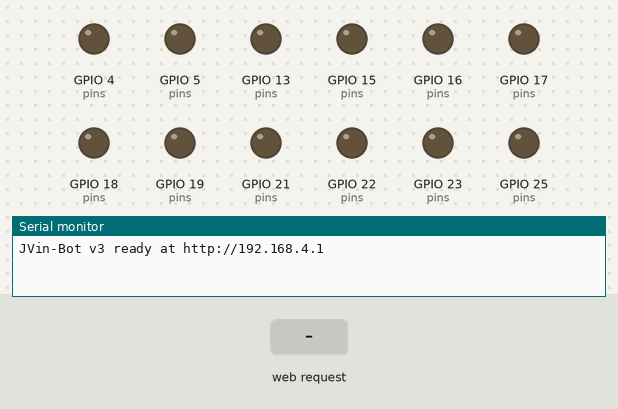
The sketch below on a simulated ESP32. Parts: output pins drawn as LEDs (lit = HIGH), the last lines printed to the serial monitor. Inputs (shaded band) come from the test bench.

Above: at 1.2 s.
1.3 s: HTTP request GET /joy?l=1 received
At 1.5 s:
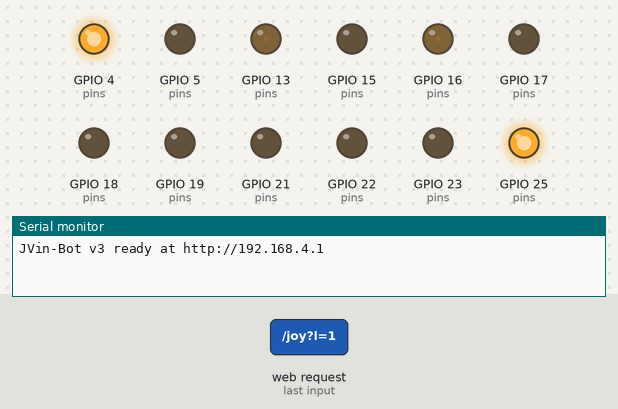
3.2 s: HTTP request GET /joy?l=120 received
At 3.4 s:
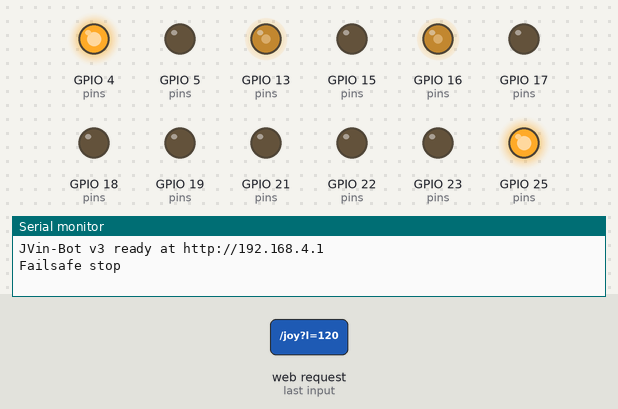
5.1 s: HTTP request GET /joy?r=1 received
At 5.3 s:
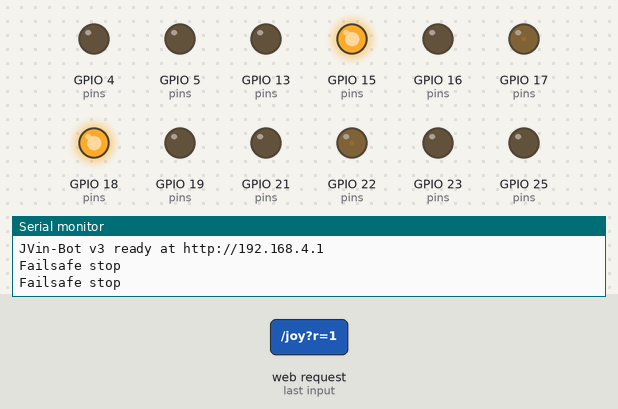
7.0 s: HTTP request GET /joy?r=120 received
At 7.2 s:
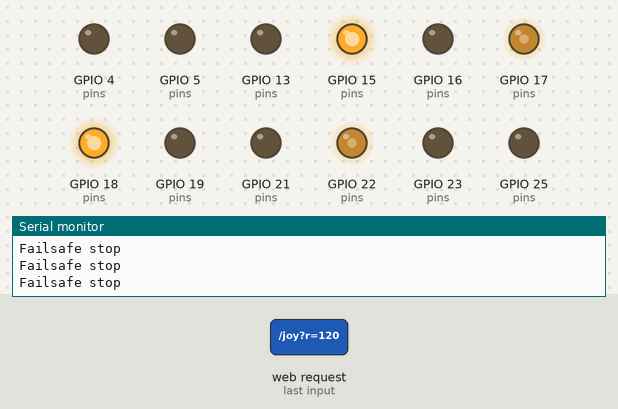
8.9 s: HTTP request GET /joy?l=1&r=1 received
At 9.1 s:
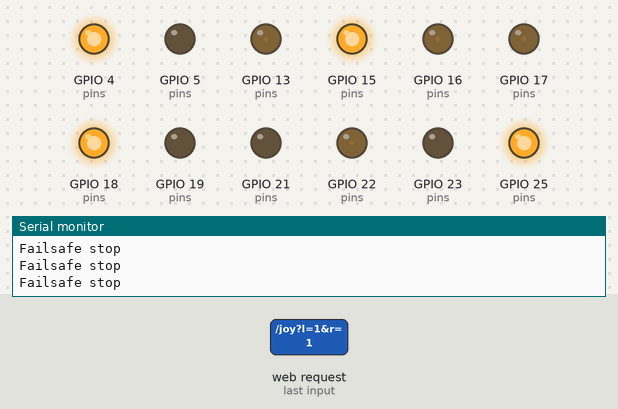
10.8 s: HTTP request GET /joy?l=120&r=120 received
At 11.0 s:
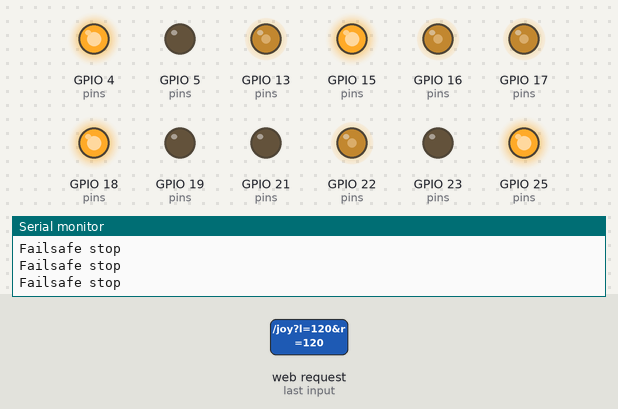
Timing chart, 0 to 13.7 s (numbered marks = the images above; inputs shaded):
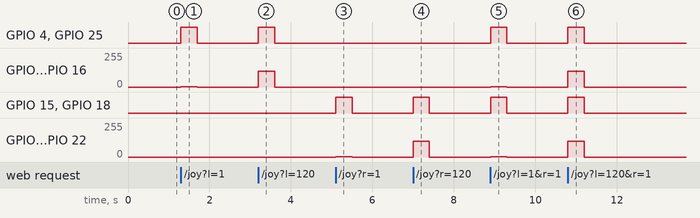

Measured:
- after the input at 1.3 s, GPIO 4 (pins), GPIO 25 (pins): LOW → HIGH at once, → LOW 0.40 s later; GPIO 13 (pins), GPIO 16 (pins): 0/255 → 1/255 at once, → 0/255 0.40 s later
- after the input at 3.2 s, GPIO 4 (pins), GPIO 25 (pins): LOW → HIGH at once, → LOW 0.40 s later; GPIO 13 (pins), GPIO 16 (pins): 0/255 → 120/255 at once, → 0/255 0.40 s later
- after the input at 5.1 s, GPIO 15 (pins), GPIO 18 (pins): LOW → HIGH at once, → LOW 0.40 s later; GPIO 17 (pins), GPIO 22 (pins): 0/255 → 1/255 at once, → 0/255 0.40 s later
- after the input at 7.0 s, GPIO 15 (pins), GPIO 18 (pins): LOW → HIGH at once, → LOW 0.40 s later; GPIO 17 (pins), GPIO 22 (pins): 0/255 → 120/255 at once, → 0/255 0.40 s later
- after the input at 8.9 s, GPIO 4 (pins), GPIO 15 (pins), GPIO 18 (pins), GPIO 25 (pins): LOW → HIGH at once, → LOW 0.40 s later; GPIO 13 (pins), GPIO 16 (pins), GPIO 17 (pins), GPIO 22 (pins): 0/255 → 1/255 at once, → 0/255 0.40 s later
- after the input at 10.8 s, GPIO 4 (pins), GPIO 15 (pins), GPIO 18 (pins), GPIO 25 (pins): LOW → HIGH at once, → LOW 0.40 s later; GPIO 13 (pins), GPIO 16 (pins), GPIO 17 (pins), GPIO 22 (pins): 0/255 → 120/255 at once, → 0/255 0.40 s later

The sketch:

JVinBot_v3.ino
```cpp
/*
 * JVin-Bot Controller v3 (Vintech Africa)
 * ESP32, 4WD on two L298N boards, own Wi-Fi access point.
 *
 * Manual control only. Same pins and HTTP API as v2, so the JVin Drive app
 * works with either version.
 *
 *   Wi-Fi:  JVin-Bot   password vintech254   page http://192.168.4.1
 *   Board:  ESP32 Arduino core 3.x (needed for analogWrite). No extra libraries.
 *
 * HTTP API
 *   GET /joy?l=-255..255&r=-255..255   set left and right speed
 *   GET /stop                          stop now
 *   GET /ping                          returns OK
 *
 * Failsafe: motors stop if no /joy arrives for 400 ms (Wi-Fi drop, app closed,
 * phone locked). The car never moves again until a new /joy command arrives.
 *
 * Note: GPIO 5 and 15 are boot strapping pins. If uploads fail, unplug the
 * L298N wires on those pins while flashing.
 */

#include <WiFi.h>
#include <WebServer.h>

// Front driver
#define IN1 25
#define IN2 23
#define IN3 15
#define IN4 21
#define ENA 16
#define ENB 17
// Rear driver
#define IN1B 4
#define IN2B 5
#define IN3B 18
#define IN4B 19
#define ENAB 13
#define ENBB 22

const char* AP_SSID = "JVin-Bot";
const char* AP_PASS = "vintech254";
const unsigned long FAILSAFE_MS = 400;

WebServer server(80);
unsigned long lastCmd = 0;
bool moving = false;

// ---------------------------------------------------------------- motors

void side(int en, int a, int b, int enB, int aB, int bB, int spd) {
  spd = constrain(spd, -255, 255);
  bool fwd = spd > 0;
  bool rev = spd < 0;
  int pwm = abs(spd);
  digitalWrite(a, fwd);  digitalWrite(b, rev);
  digitalWrite(aB, fwd); digitalWrite(bB, rev);
  analogWrite(en, pwm);
  analogWrite(enB, pwm);
}

void setMotors(int l, int r) {
  side(ENA, IN1, IN2, ENAB, IN1B, IN2B, l);   // left: front + rear
  side(ENB, IN3, IN4, ENBB, IN3B, IN4B, r);   // right: front + rear
  moving = (l != 0 || r != 0);
}

void stopAll() {
  setMotors(0, 0);
}

// ---------------------------------------------------------------- web page

const char PAGE[] PROGMEM = R"HTML(<!doctype html>
<html><head><meta charset="utf-8">
<meta name="viewport" content="width=device-width,initial-scale=1,maximum-scale=1,user-scalable=no">
<title>JVin-Bot</title>
<style>
*{box-sizing:border-box;margin:0;padding:0;user-select:none;-webkit-user-select:none}
body{background:#000;color:#fff;font-family:system-ui,Arial;height:100vh;display:flex;flex-direction:column;align-items:center;justify-content:space-between;padding:16px;overflow:hidden}
.top{display:flex;gap:8px;width:100%;justify-content:space-between;align-items:center}
.brand{font-weight:700;letter-spacing:1px}
.pill{padding:5px 12px;border-radius:14px;font-size:13px;font-weight:700;background:#2c2c2e}
.ok{background:#30d158}.bad{background:#ff453a}
#pad{width:min(78vw,340px);height:min(78vw,340px);border-radius:50%;background:#1c1c1e;border:2px solid #00c8ff;position:relative;touch-action:none}
#knob{width:34%;height:34%;border-radius:50%;background:#00c8ff;position:absolute;left:33%;top:33%}
.row{display:flex;gap:8px}
button{border:0;border-radius:14px;padding:10px 16px;font-weight:700;color:#fff;background:#2c2c2e;font-size:14px}
.stop{background:#ff453a}
.sub{color:#8e8e93;font-size:13px}
</style></head><body>
<div class="top"><div class="brand">JVin-Bot</div><div id="link" class="pill">Connecting</div></div>
<div id="pad"><div id="knob"></div></div>
<div class="sub" id="lr">L 0 · R 0</div>
<div class="row">
<button id="s40">40%</button><button id="s70">70%</button><button id="s100">100%</button>
<button class="stop" id="stop">STOP</button>
</div>
<script>
const pad=document.getElementById('pad'),knob=document.getElementById('knob'),link=document.getElementById('link'),lr=document.getElementById('lr');
let L=0,R=0,active=false,timer=null,speed=0.4,lastOk=0;
function setLink(ok){link.textContent=ok?'Connected':'LINK LOST';link.className='pill '+(ok?'ok':'bad');}
function get(u){return fetch(u,{cache:'no-store'}).then(r=>{lastOk=Date.now();setLink(true);return r;}).catch(()=>setLink(false));}
function move(x,y){
  const b=pad.getBoundingClientRect(),cx=b.left+b.width/2,cy=b.top+b.height/2,rad=b.width*0.33;
  let dx=(x-cx)/rad,dy=(y-cy)/rad,d=Math.hypot(dx,dy);if(d>1){dx/=d;dy/=d;}
  knob.style.left=(33+dx*33)+'%';knob.style.top=(33+dy*33)+'%';
  const f=-dy,t=dx;let l=f+t,r=f-t;const m=Math.max(1,Math.abs(l),Math.abs(r));
  L=Math.round(l/m*255*speed);R=Math.round(r/m*255*speed);lr.textContent='L '+L+' · R '+R;
}
function start(e){e.preventDefault();active=true;const p=e.touches?e.touches[0]:e;move(p.clientX,p.clientY);
  if(!timer)timer=setInterval(()=>{if(active)get('/joy?l='+L+'&r='+R);},80);}
function drag(e){if(!active)return;e.preventDefault();const p=e.touches?e.touches[0]:e;move(p.clientX,p.clientY);}
function end(){active=false;clearInterval(timer);timer=null;L=R=0;knob.style.left='33%';knob.style.top='33%';lr.textContent='L 0 · R 0';get('/stop');}
pad.addEventListener('touchstart',start,{passive:false});pad.addEventListener('touchmove',drag,{passive:false});
pad.addEventListener('touchend',end);pad.addEventListener('touchcancel',end);
pad.addEventListener('mousedown',start);document.addEventListener('mousemove',drag);document.addEventListener('mouseup',()=>{if(active)end();});
document.getElementById('stop').onclick=end;
[['s40',.4],['s70',.7],['s100',1]].forEach(([id,v])=>{document.getElementById(id).onclick=()=>{speed=v;};});
setInterval(()=>{if(!active)get('/ping');},1000);
</script></body></html>)HTML";

// ---------------------------------------------------------------- handlers

void handleRoot() {
  server.send_P(200, "text/html", PAGE);
}

void handleJoy() {
  int l = server.arg("l").toInt();
  int r = server.arg("r").toInt();
  setMotors(l, r);
  lastCmd = millis();
  server.send(200, "text/plain", "OK");
}

void handleStop() {
  stopAll();
  server.send(200, "text/plain", "STOPPED");
}

void handlePing() {
  server.send(200, "text/plain", "OK");
}

// ---------------------------------------------------------------- setup / loop

void setup() {
  Serial.begin(115200);
  int pins[] = {IN1, IN2, IN3, IN4, IN1B, IN2B, IN3B, IN4B, ENA, ENB, ENAB, ENBB};
  for (int p : pins) pinMode(p, OUTPUT);
  stopAll();

  WiFi.mode(WIFI_AP);
  WiFi.softAP(AP_SSID, AP_PASS);
  WiFi.setSleep(false);  // lower latency for driving

  server.on("/", handleRoot);
  server.on("/joy", handleJoy);
  server.on("/stop", handleStop);
  server.on("/ping", handlePing);
  server.begin();

  Serial.println("JVin-Bot v3 ready at http://192.168.4.1");
}

void loop() {
  server.handleClient();
  if (moving && millis() - lastCmd > FAILSAFE_MS) {
    stopAll();
    Serial.println("Failsafe stop");
  }
}
```
